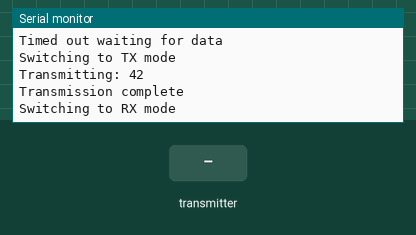
Simulated run of this sketch. Board: Arduino Uno, built with avr-gcc and run on an emulated ATmega328P. On the bench: the last lines printed to the serial monitor. Inputs (shaded band) come from the test bench. No radio packets arrive unless stated.

Above: at 1.2 s.
1.3 s: the transmitter starts sending data = 0
2.8 s: the transmitter starts sending data = 256
At 3.01 s:
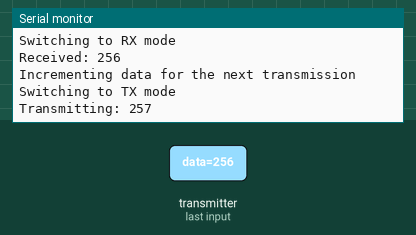
5.8 s: the transmitter starts sending data = 1023
8.8 s: the transmitter starts sending data = 512
11.8 s: the transmitter starts sending data = 0
At 13.04 s:
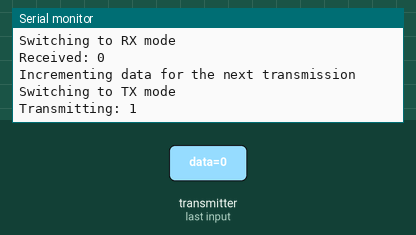
14.8 s: the transmitter starts sending data = 256
Timing chart, 0 to 17.8 s (numbered marks = the images above; inputs shaded):
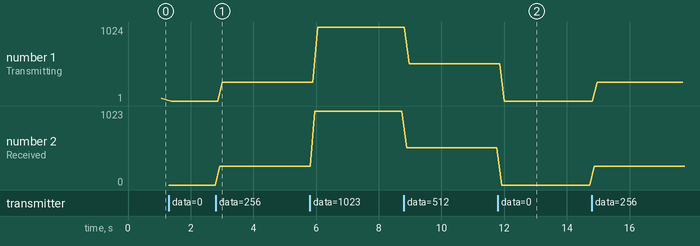

Measured:
- after the input at 2.8 s, the serial monitor: prints a new line after 0.12 s (image 1)
- after the input at 11.8 s, the serial monitor: prints a new line after 0.12 s (image 2)
- plotted number 1: 1 → 257 after the input at 2.8 s, 257 → 1024 after the input at 5.8 s, 1024 → 513 after the input at 8.8 s, 513 → 1 after the input at 11.8 s, 1 → 257 after the input at 14.8 s
- plotted number 2: 0 → 256 after the input at 2.8 s, 256 → 1023 after the input at 5.8 s, 1023 → 512 after the input at 8.8 s, 512 → 0 after the input at 11.8 s, 0 → 256 after the input at 14.8 s

The sketch:

nRF24L01_RX_TX_Test.ino
```cpp
#include <nRF24L01.h>
#include <RF24.h>
#include <RF24_config.h>
#include <SPI.h>

/*
 * Connections:
 *
 * nRF24L01 Pinout:
 * <Antenna this way> ... 8 (IRQ)  | 7 (MISO)
 *                        6 (MOSI) | 5 (SCK)
 *                        4 (CSN)  | 3 (CE)
 *                        2 (Vcc)  | 1 (GND)
 *
 * nRF24L01 | Arduino
 * -------------------
 *   GND    | GND
 *   Vcc    | Vcc (3.3V)
 *   CE     | D9
 *   CSN    | D10
 *   SCK    | D13
 *   MOSI   | D11
 *   MISO   | D12
 *   IRQ    | D2 [Optional - unused in this sketch]
 */

RF24 radio(9, 10); // CE (Chip Enable) and CS (Chip Select) PIN connections to Arduino. The rest of the pins are assumed to be connected via the SPI bus (pins 11, 12 and 13 on UNO)

uint64_t thisRadioAddress = 0xF0F0F0F0F0;
uint64_t otherRadioAddress = 0xF0F0F0F066;

// Uncomment and use these addresses when uploading to the second Arduino + nRF24L01
//uint64_t thisRadioAddress = 0xF0F0F0F066;
//uint64_t otherRadioAddress = 0xF0F0F0F0F0;

int data = 42;
unsigned long LISTEN_TIMEOUT_MICROS = 1000000; // Timeout in microseconds
unsigned long listen_start_time = 0;
bool listen_timeout = false;

int RX_MODE = 0;
int TX_MODE = 1;
int radio_mode = RX_MODE;

int toggle_radio_mode() {
  if (radio_mode == RX_MODE) {
    Serial.println("Switching to TX mode");
    radio_mode = TX_MODE;
  } else {
    Serial.println("Switching to RX mode");
    radio_mode = RX_MODE;
  }
}

int receive_data() {
  radio.startListening();
  listen_start_time = micros();

  while (!radio.available()) {
    if ((micros() - listen_start_time) > LISTEN_TIMEOUT_MICROS) {
      listen_timeout = true;
      break;
    }
  }

  if(listen_timeout) {
    Serial.println("Timed out waiting for data");
  } else {
    radio.read(&data, sizeof(int));
    Serial.print("Received: ");
    Serial.println(data);
    Serial.println("Incrementing data for the next transmission");
    data = data + 1;
  }

  listen_timeout = false;
  toggle_radio_mode();
}

int transmit_data() {
  radio.stopListening();
  Serial.print("Transmitting: ");
  Serial.println(data);

  radio.write(&data, sizeof(int));

  Serial.println("Transmission complete");
  toggle_radio_mode();
}

void setup() {
  Serial.begin(9600);
  Serial.println("RF24 RX/TX with nRF24L01");

  radio.begin();
  // Set the PA Level low to prevent power supply (noise) related issues since this is a test sketch, and the likelihood of close proximity of the devices. RF24_PA_MAX is default.
  radio.setPALevel(RF24_PA_LOW);

  // Open a writing and reading pipe on each radio, with opposite addresses
  radio.openReadingPipe(1, thisRadioAddress);
  radio.openWritingPipe(otherRadioAddress);
}

void loop() {
  if (radio_mode == RX_MODE) {
    receive_data();
  } else {
    transmit_data();
  }
}
```
